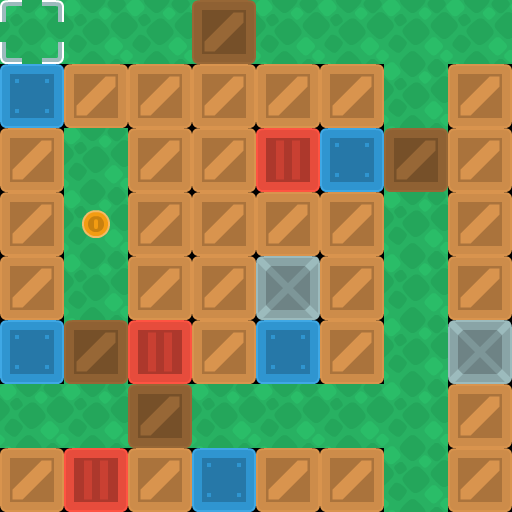

A 2D game scene composited from a Tiled map and its tileset images. What follows is a short description and the map's XML, with every tile layer's data as written:
An orthogonal 8x8 tile map with 64x64 px tiles, 4 tile layers (background, walls, objects, boxes).

<map version="1.10" tiledversion="1.11.2" orientation="orthogonal" renderorder="right-down" width="8" height="8" tilewidth="64" tileheight="64" infinite="0" nextlayerid="6" nextobjectid="1">
 <properties>
  <property name="character_bottom" value="[[0, 5], [1, 5], [2, 5]]" />
  <property name="character_left" value="[[3, 7], [4, 7], [5, 7]]" />
  <property name="character_right" value="[[0, 7], [1, 7], [2, 7]]" />
  <property name="character_top" value="[[3, 5], [4, 5], [5, 5]]" />
 </properties>
 <tileset firstgid="1" source="sokoban_tilesheet.tsx" />
 <layer id="4" name="background" width="8" height="8">
  <data encoding="csv">
89,89,89,89,89,89,89,89,
0,0,0,0,0,0,89,0,
0,89,0,0,0,0,89,0,
0,89,0,0,0,0,89,0,
0,89,0,0,0,0,89,0,
0,89,0,0,0,0,89,0,
89,89,89,89,89,89,89,0,
0,0,0,0,0,0,89,0
  </data>
 </layer>
 <layer id="1" name="walls" width="8" height="8">
  <data encoding="csv">
0,0,0,0,0,0,0,0,
4,2,2,2,2,2,0,2,
2,0,2,2,3,4,0,2,
2,0,2,2,2,2,0,2,
2,0,2,2,6,2,0,2,
4,0,3,2,4,2,0,6,
0,0,0,0,0,0,0,2,
2,3,2,4,2,2,0,2
  </data>
 </layer>
 <layer id="3" name="objects" width="8" height="8">
  <data encoding="csv">
40,0,0,0,0,0,0,0,
0,0,0,0,0,0,0,0,
0,0,0,0,0,0,0,0,
0,75,0,0,0,0,0,0,
0,0,0,0,0,0,0,0,
0,0,0,0,0,0,0,0,
0,0,0,0,0,0,0,0,
0,0,0,0,0,0,0,0
  </data>
 </layer>
 <layer id="5" name="boxes" width="8" height="8">
  <data encoding="csv">
0,0,0,15,0,0,0,0,
0,0,0,0,0,0,0,0,
0,0,0,0,0,0,15,0,
0,0,0,0,0,0,0,0,
0,0,0,0,0,0,0,0,
0,15,0,0,0,0,0,0,
0,0,15,0,0,0,0,0,
0,0,0,0,0,0,0,0
  </data>
 </layer>
</map>
